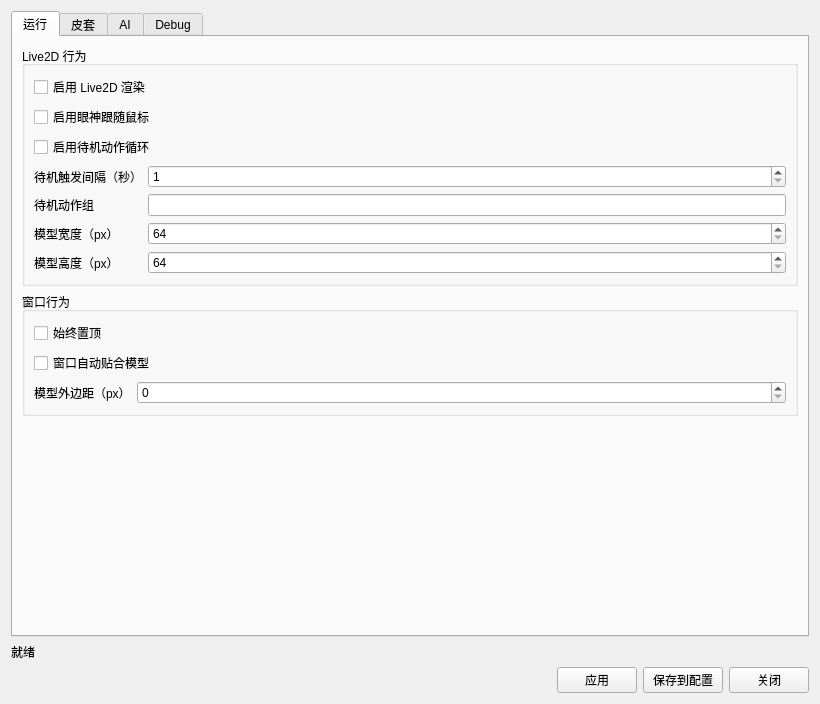
<?xml version="1.0" encoding="UTF-8"?>
<ui version="4.0">
 <class>SettingsWindow</class>
 <widget class="QDialog" name="SettingsWindow">
  <property name="geometry">
   <rect>
    <x>0</x>
    <y>0</y>
    <width>820</width>
    <height>680</height>
   </rect>
  </property>
  <property name="windowTitle">
   <string>MikuDesk 设置中心</string>
  </property>
  <layout class="QVBoxLayout" name="main_layout">
   <item>
    <widget class="QTabWidget" name="settings_tab_widget">
     <property name="currentIndex">
      <number>0</number>
     </property>
     <widget class="QWidget" name="runtime_tab">
      <attribute name="title">
       <string>运行</string>
      </attribute>
      <layout class="QVBoxLayout" name="runtime_layout">
       <item>
        <widget class="QGroupBox" name="live2d_group_box">
         <property name="title">
          <string>Live2D 行为</string>
         </property>
         <layout class="QVBoxLayout" name="live2d_group_layout">
          <item>
           <widget class="QCheckBox" name="live2d_enabled_check_box">
            <property name="text">
             <string>启用 Live2D 渲染</string>
            </property>
           </widget>
          </item>
          <item>
           <widget class="QCheckBox" name="eye_tracking_enabled_check_box">
            <property name="text">
             <string>启用眼神跟随鼠标</string>
            </property>
           </widget>
          </item>
          <item>
           <widget class="QCheckBox" name="idle_animation_enabled_check_box">
            <property name="text">
             <string>启用待机动作循环</string>
            </property>
           </widget>
          </item>
          <item>
           <layout class="QFormLayout" name="live2d_form_layout">
            <item row="0" column="0">
             <widget class="QLabel" name="idle_interval_label">
              <property name="text">
               <string>待机触发间隔（秒）</string>
              </property>
             </widget>
            </item>
            <item row="0" column="1">
             <widget class="QSpinBox" name="idle_interval_spin_box">
              <property name="minimum">
               <number>1</number>
              </property>
              <property name="maximum">
               <number>3600</number>
              </property>
             </widget>
            </item>
            <item row="1" column="0">
             <widget class="QLabel" name="idle_group_label">
              <property name="text">
               <string>待机动作组</string>
              </property>
             </widget>
            </item>
            <item row="1" column="1">
             <widget class="QLineEdit" name="idle_group_line_edit"/>
            </item>
            <item row="2" column="0">
             <widget class="QLabel" name="model_width_label">
              <property name="text">
               <string>模型宽度（px）</string>
              </property>
             </widget>
            </item>
            <item row="2" column="1">
             <widget class="QSpinBox" name="model_width_spin_box">
              <property name="minimum">
               <number>64</number>
              </property>
              <property name="maximum">
               <number>4096</number>
              </property>
             </widget>
            </item>
            <item row="3" column="0">
             <widget class="QLabel" name="model_height_label">
              <property name="text">
               <string>模型高度（px）</string>
              </property>
             </widget>
            </item>
            <item row="3" column="1">
             <widget class="QSpinBox" name="model_height_spin_box">
              <property name="minimum">
               <number>64</number>
              </property>
              <property name="maximum">
               <number>4096</number>
              </property>
             </widget>
            </item>
           </layout>
          </item>
         </layout>
        </widget>
       </item>
       <item>
        <widget class="QGroupBox" name="window_group_box">
         <property name="title">
          <string>窗口行为</string>
         </property>
         <layout class="QVBoxLayout" name="window_group_layout">
          <item>
           <widget class="QCheckBox" name="always_on_top_check_box">
            <property name="text">
             <string>始终置顶</string>
            </property>
           </widget>
          </item>
          <item>
           <widget class="QCheckBox" name="auto_fit_model_rect_check_box">
            <property name="text">
             <string>窗口自动贴合模型</string>
            </property>
           </widget>
          </item>
          <item>
           <layout class="QFormLayout" name="window_fit_form_layout">
            <item row="0" column="0">
             <widget class="QLabel" name="model_window_padding_label">
              <property name="text">
               <string>模型外边距（px）</string>
              </property>
             </widget>
            </item>
            <item row="0" column="1">
             <widget class="QSpinBox" name="model_window_padding_spin_box">
              <property name="minimum">
               <number>0</number>
              </property>
              <property name="maximum">
               <number>64</number>
              </property>
             </widget>
            </item>
           </layout>
          </item>
         </layout>
        </widget>
       </item>
       <item>
        <spacer name="runtime_vertical_spacer">
         <property name="orientation">
          <enum>Qt::Vertical</enum>
         </property>
         <property name="sizeHint" stdset="0">
          <size>
           <width>20</width>
           <height>40</height>
          </size>
         </property>
        </spacer>
       </item>
      </layout>
     </widget>
     <widget class="QWidget" name="skin_tab">
      <attribute name="title">
       <string>皮套</string>
      </attribute>
      <layout class="QVBoxLayout" name="skin_layout">
       <item>
        <layout class="QFormLayout" name="skin_form_layout">
         <item row="0" column="0">
          <widget class="QLabel" name="skin_root_label">
           <property name="text">
            <string>皮套根目录</string>
           </property>
          </widget>
         </item>
         <item row="0" column="1">
          <layout class="QHBoxLayout" name="skin_root_row_layout">
           <item>
            <widget class="QLineEdit" name="skin_root_line_edit"/>
           </item>
           <item>
            <widget class="QPushButton" name="browse_skin_root_button">
             <property name="text">
              <string>浏览...</string>
             </property>
            </widget>
           </item>
          </layout>
         </item>
         <item row="1" column="0">
          <widget class="QLabel" name="current_skin_label">
           <property name="text">
            <string>当前皮套</string>
           </property>
          </widget>
         </item>
         <item row="1" column="1">
          <layout class="QHBoxLayout" name="current_skin_row_layout">
           <item>
            <widget class="QComboBox" name="skin_selector_combo_box"/>
           </item>
           <item>
            <widget class="QPushButton" name="refresh_skins_button">
             <property name="text">
              <string>刷新列表</string>
             </property>
            </widget>
           </item>
          </layout>
         </item>
        </layout>
       </item>
       <item>
        <widget class="QPushButton" name="import_skin_button">
         <property name="text">
          <string>导入皮套目录...</string>
         </property>
        </widget>
       </item>
       <item>
        <widget class="QLabel" name="skin_help_label">
         <property name="text">
          <string>导入目录需包含 .model3.json，程序会复制到皮套根目录。</string>
         </property>
         <property name="wordWrap">
          <bool>true</bool>
         </property>
        </widget>
       </item>
       <item>
        <spacer name="skin_vertical_spacer">
         <property name="orientation">
          <enum>Qt::Vertical</enum>
         </property>
         <property name="sizeHint" stdset="0">
          <size>
           <width>20</width>
           <height>40</height>
          </size>
         </property>
        </spacer>
       </item>
      </layout>
     </widget>
     <widget class="QWidget" name="ai_tab">
      <attribute name="title">
       <string>AI</string>
      </attribute>
      <layout class="QVBoxLayout" name="ai_layout">
       <item>
        <layout class="QFormLayout" name="ai_form_layout">
         <item row="0" column="0">
          <widget class="QLabel" name="inference_mode_label">
           <property name="text">
            <string>推理模式</string>
           </property>
          </widget>
         </item>
         <item row="0" column="1">
         <widget class="QComboBox" name="inference_mode_combo_box">
           <item>
            <property name="text">
             <string>Token API</string>
            </property>
           </item>
           <item>
            <property name="text">
             <string>本地模型</string>
            </property>
           </item>
         </widget>
        </item>
         <item row="1" column="0">
          <widget class="QLabel" name="provider_label">
           <property name="text">
            <string>云端提供商</string>
           </property>
          </widget>
         </item>
         <item row="1" column="1">
          <widget class="QComboBox" name="provider_combo_box">
           <item>
            <property name="text">
             <string>OpenAI</string>
            </property>
           </item>
           <item>
            <property name="text">
             <string>DeepSeek</string>
            </property>
           </item>
           <item>
            <property name="text">
             <string>Custom</string>
            </property>
           </item>
          </widget>
         </item>
         <item row="2" column="0" colspan="2">
          <widget class="QCheckBox" name="stream_enabled_check_box">
           <property name="text">
            <string>启用流式输出（SSE）</string>
           </property>
          </widget>
         </item>
         <item row="3" column="0">
          <widget class="QLabel" name="request_timeout_ms_label">
           <property name="text">
            <string>请求超时（ms）</string>
           </property>
          </widget>
         </item>
         <item row="3" column="1">
          <widget class="QSpinBox" name="request_timeout_ms_spin_box">
           <property name="minimum">
            <number>1000</number>
           </property>
           <property name="maximum">
            <number>300000</number>
           </property>
           <property name="singleStep">
            <number>1000</number>
           </property>
          </widget>
         </item>
         <item row="4" column="0">
          <widget class="QLabel" name="max_tokens_label">
           <property name="text">
            <string>Max Tokens</string>
           </property>
          </widget>
         </item>
         <item row="4" column="1">
          <widget class="QSpinBox" name="max_tokens_spin_box">
           <property name="minimum">
            <number>1</number>
           </property>
           <property name="maximum">
            <number>32768</number>
           </property>
          </widget>
         </item>
         <item row="5" column="0">
          <widget class="QLabel" name="temperature_label">
           <property name="text">
            <string>Temperature</string>
           </property>
          </widget>
         </item>
         <item row="5" column="1">
          <widget class="QDoubleSpinBox" name="temperature_double_spin_box">
           <property name="minimum">
            <double>0.000000000000000</double>
           </property>
           <property name="maximum">
            <double>2.000000000000000</double>
           </property>
           <property name="singleStep">
            <double>0.100000000000000</double>
           </property>
          </widget>
         </item>
         <item row="6" column="0">
          <widget class="QLabel" name="top_p_label">
           <property name="text">
            <string>Top P</string>
           </property>
          </widget>
         </item>
         <item row="6" column="1">
          <widget class="QDoubleSpinBox" name="top_p_double_spin_box">
           <property name="minimum">
            <double>0.000000000000000</double>
           </property>
           <property name="maximum">
            <double>1.000000000000000</double>
           </property>
           <property name="singleStep">
            <double>0.050000000000000</double>
           </property>
          </widget>
         </item>
         <item row="7" column="0">
          <widget class="QLabel" name="api_base_url_label">
           <property name="text">
            <string>API Base URL</string>
           </property>
          </widget>
         </item>
         <item row="7" column="1">
          <widget class="QLineEdit" name="api_base_url_line_edit"/>
         </item>
         <item row="8" column="0">
          <widget class="QLabel" name="api_model_label">
           <property name="text">
            <string>API 模型名</string>
           </property>
          </widget>
         </item>
         <item row="8" column="1">
          <widget class="QLineEdit" name="api_model_line_edit"/>
         </item>
         <item row="9" column="0">
          <widget class="QLabel" name="api_token_label">
           <property name="text">
            <string>API Token</string>
           </property>
          </widget>
         </item>
         <item row="9" column="1">
          <widget class="QLineEdit" name="api_token_line_edit">
           <property name="echoMode">
            <enum>QLineEdit::PasswordEchoOnEdit</enum>
           </property>
          </widget>
         </item>
         <item row="10" column="0">
          <widget class="QLabel" name="local_model_path_label">
           <property name="text">
            <string>本地模型路径</string>
           </property>
          </widget>
         </item>
         <item row="10" column="1">
          <layout class="QHBoxLayout" name="local_model_path_row_layout">
           <item>
            <widget class="QLineEdit" name="local_model_path_line_edit"/>
           </item>
           <item>
            <widget class="QPushButton" name="browse_local_model_button">
             <property name="text">
              <string>浏览...</string>
             </property>
            </widget>
           </item>
          </layout>
         </item>
         <item row="11" column="0">
          <widget class="QLabel" name="local_gpu_layers_label">
           <property name="text">
            <string>Local GPU Layers</string>
           </property>
          </widget>
         </item>
         <item row="11" column="1">
          <widget class="QSpinBox" name="local_gpu_layers_spin_box">
           <property name="minimum">
            <number>0</number>
           </property>
           <property name="maximum">
            <number>256</number>
           </property>
          </widget>
         </item>
         <item row="12" column="0">
          <widget class="QLabel" name="local_threads_label">
           <property name="text">
            <string>Local Threads</string>
           </property>
          </widget>
         </item>
         <item row="12" column="1">
          <widget class="QSpinBox" name="local_threads_spin_box">
           <property name="minimum">
            <number>1</number>
           </property>
           <property name="maximum">
            <number>128</number>
           </property>
          </widget>
         </item>
         <item row="13" column="0">
          <widget class="QLabel" name="local_context_length_label">
           <property name="text">
            <string>Local Context Length</string>
           </property>
          </widget>
         </item>
         <item row="13" column="1">
          <widget class="QSpinBox" name="local_context_length_spin_box">
           <property name="minimum">
            <number>256</number>
           </property>
           <property name="maximum">
            <number>32768</number>
           </property>
           <property name="singleStep">
            <number>256</number>
           </property>
          </widget>
         </item>
         <item row="14" column="0">
          <widget class="QLabel" name="context_rounds_label">
           <property name="text">
            <string>上下文轮数</string>
           </property>
          </widget>
         </item>
         <item row="14" column="1">
          <widget class="QSpinBox" name="context_rounds_spin_box">
           <property name="minimum">
            <number>1</number>
           </property>
           <property name="maximum">
            <number>64</number>
           </property>
          </widget>
         </item>
         <item row="15" column="0">
          <widget class="QLabel" name="system_prompt_label">
           <property name="text">
            <string>System Prompt</string>
           </property>
          </widget>
         </item>
         <item row="15" column="1">
          <widget class="QPlainTextEdit" name="system_prompt_plain_text_edit">
           <property name="minimumSize">
            <size>
             <width>0</width>
             <height>120</height>
            </size>
           </property>
          </widget>
         </item>
        </layout>
       </item>
       <item>
        <widget class="QLabel" name="ai_help_label">
         <property name="text">
          <string>说明：此处配置会用于阶段3 AI 对话引擎。</string>
         </property>
         <property name="wordWrap">
          <bool>true</bool>
         </property>
        </widget>
       </item>
       <item>
        <spacer name="ai_vertical_spacer">
         <property name="orientation">
          <enum>Qt::Vertical</enum>
         </property>
         <property name="sizeHint" stdset="0">
          <size>
           <width>20</width>
           <height>40</height>
          </size>
         </property>
        </spacer>
       </item>
      </layout>
     </widget>
     <widget class="QWidget" name="debug_tab">
      <attribute name="title">
       <string>Debug</string>
      </attribute>
      <layout class="QVBoxLayout" name="debug_layout">
       <item>
        <widget class="QGroupBox" name="debug_control_group_box">
         <property name="title">
          <string>调试配置</string>
         </property>
         <layout class="QFormLayout" name="debug_form_layout">
          <item row="0" column="0" colspan="2">
           <widget class="QCheckBox" name="debug_enabled_check_box">
            <property name="text">
             <string>启用 Debug 模式</string>
            </property>
           </widget>
          </item>
          <item row="1" column="0" colspan="2">
           <widget class="QCheckBox" name="show_performance_metrics_check_box">
            <property name="text">
             <string>启用性能监控</string>
            </property>
           </widget>
          </item>
          <item row="2" column="0">
           <widget class="QLabel" name="metrics_refresh_label">
            <property name="text">
             <string>刷新间隔（毫秒）</string>
            </property>
           </widget>
          </item>
          <item row="2" column="1">
           <widget class="QSpinBox" name="metrics_refresh_ms_spin_box">
            <property name="minimum">
             <number>250</number>
            </property>
            <property name="maximum">
             <number>10000</number>
            </property>
            <property name="singleStep">
             <number>250</number>
            </property>
           </widget>
          </item>
         </layout>
        </widget>
       </item>
       <item>
        <widget class="QGroupBox" name="performance_group_box">
         <property name="title">
          <string>实时性能（当前进程）</string>
         </property>
         <layout class="QFormLayout" name="performance_form_layout">
          <item row="0" column="0">
           <widget class="QLabel" name="perf_cpu_label">
            <property name="text">
             <string>CPU 占用</string>
            </property>
           </widget>
          </item>
          <item row="0" column="1">
           <widget class="QLabel" name="perf_cpu_value_label">
            <property name="text">
             <string>--</string>
            </property>
           </widget>
          </item>
          <item row="1" column="0">
           <widget class="QLabel" name="perf_gpu_label">
            <property name="text">
             <string>GPU 占用</string>
            </property>
           </widget>
          </item>
          <item row="1" column="1">
           <widget class="QLabel" name="perf_gpu_value_label">
            <property name="text">
             <string>--</string>
            </property>
           </widget>
          </item>
          <item row="2" column="0">
           <widget class="QLabel" name="perf_memory_label">
            <property name="text">
             <string>内存占用</string>
            </property>
           </widget>
          </item>
          <item row="2" column="1">
           <widget class="QLabel" name="perf_memory_value_label">
            <property name="text">
             <string>--</string>
            </property>
           </widget>
          </item>
          <item row="3" column="0">
           <widget class="QLabel" name="perf_gpu_memory_label">
            <property name="text">
             <string>GPU 显存</string>
            </property>
           </widget>
          </item>
          <item row="3" column="1">
           <widget class="QLabel" name="perf_gpu_memory_value_label">
            <property name="text">
             <string>--</string>
            </property>
           </widget>
          </item>
         </layout>
        </widget>
       </item>
       <item>
        <widget class="QLabel" name="debug_help_label">
         <property name="text">
          <string>提示：GPU 指标依赖 Windows 计数器，不可用时会显示 N/A。</string>
         </property>
         <property name="wordWrap">
          <bool>true</bool>
         </property>
        </widget>
       </item>
       <item>
        <spacer name="debug_vertical_spacer">
         <property name="orientation">
          <enum>Qt::Vertical</enum>
         </property>
         <property name="sizeHint" stdset="0">
          <size>
           <width>20</width>
           <height>40</height>
          </size>
         </property>
        </spacer>
       </item>
      </layout>
     </widget>
    </widget>
   </item>
   <item>
    <widget class="QLabel" name="status_label">
     <property name="text">
      <string>就绪</string>
     </property>
    </widget>
   </item>
   <item>
    <layout class="QHBoxLayout" name="button_layout">
     <item>
      <spacer name="button_left_spacer">
       <property name="orientation">
        <enum>Qt::Horizontal</enum>
       </property>
       <property name="sizeHint" stdset="0">
        <size>
         <width>40</width>
         <height>20</height>
        </size>
       </property>
      </spacer>
     </item>
     <item>
      <widget class="QPushButton" name="apply_button">
       <property name="text">
        <string>应用</string>
       </property>
      </widget>
     </item>
     <item>
      <widget class="QPushButton" name="save_button">
       <property name="text">
        <string>保存到配置</string>
       </property>
      </widget>
     </item>
     <item>
      <widget class="QPushButton" name="close_button">
       <property name="text">
        <string>关闭</string>
       </property>
      </widget>
     </item>
    </layout>
   </item>
  </layout>
 </widget>
 <resources/>
 <connections/>
</ui>
